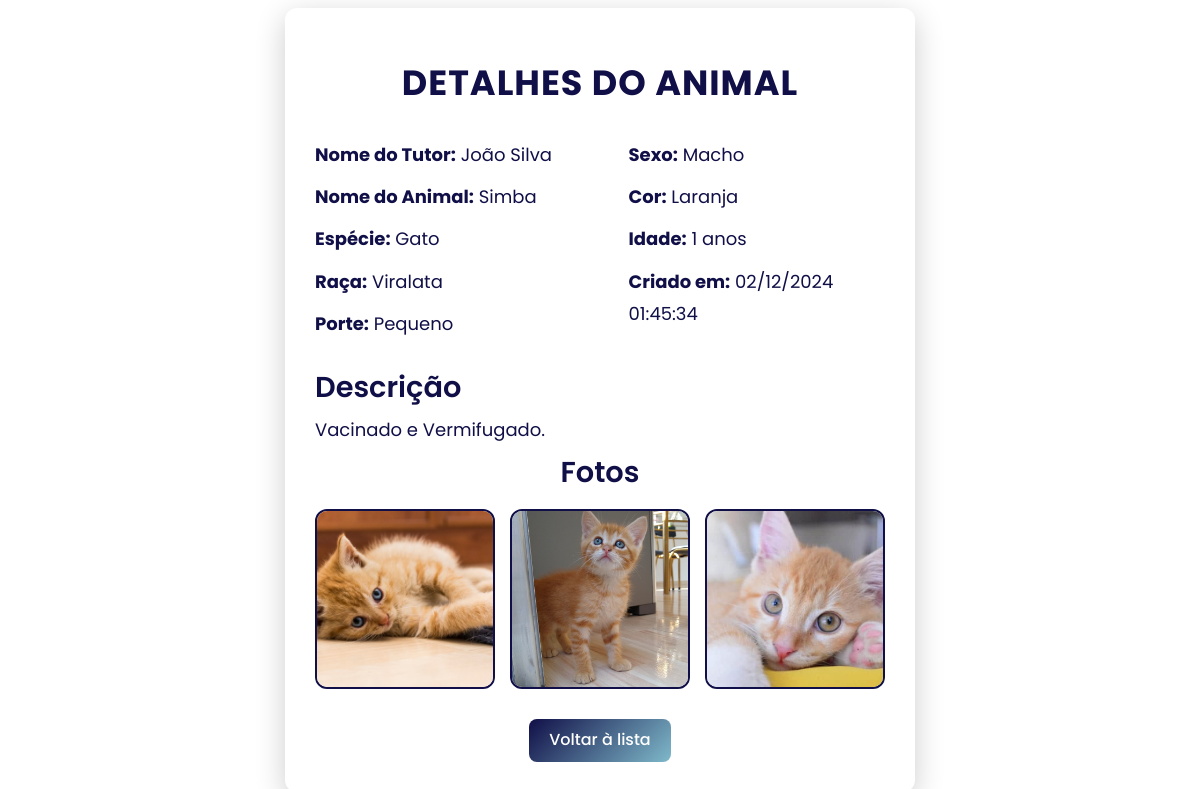
/crud/public/visualizar_pet.php?pet_id=1, run on the app's committed database.
### tables this page shows
CREATE TABLE `pets` (
  `id` int(11) NOT NULL,
  `nome` varchar(100) NOT NULL,
  `especie_id` int(11) NOT NULL,
  `raca` varchar(100) NOT NULL,
  `porte` varchar(50) NOT NULL,
  `sexo` enum('Macho','Fêmea') NOT NULL,
  `cor` varchar(50) NOT NULL,
  `idade` int(11) NOT NULL,
  `descricao` text DEFAULT NULL,
  `foto` text DEFAULT NULL,
  `criado_em` timestamp NOT NULL DEFAULT current_timestamp(),
  `status_id` int(11) DEFAULT 1
);

CREATE TABLE `usuarios` (
  `id` int(11) NOT NULL,
  `nome` varchar(100) NOT NULL,
  `sobrenome` varchar(100) NOT NULL,
  `cpf` varchar(14) NOT NULL,
  `telefone` varchar(15) NOT NULL,
  `email` varchar(100) NOT NULL,
  `senha` varchar(255) NOT NULL,
  `criado_em` timestamp NOT NULL DEFAULT current_timestamp(),
  `perfil_id` int(11) NOT NULL,
  `data_nascimento` date DEFAULT NULL
);

CREATE TABLE `especie` (
  `id` int(11) NOT NULL,
  `nome` varchar(100) DEFAULT NULL
);

### crud/helpers/format_util.php (called while the page is built, shortened)
<?php
function formatDateTime($dateTime) {
    $date = new DateTime($dateTime);
    return $date->format('d/m/Y H:i:s');
}
?>

### crud/public/visualizar_pet.php (the view, shortened to what this page needs)
<?php
require_once '../../crud/helpers/format_util.php';
$database = new DataBase();
$conn = $database->getConnection();
$pet_id = intval($_GET['pet_id']);
$query = "
    SELECT
        pets.id AS pet_id,
        pets.nome AS pet_nome,
        pets.raca,
        pets.porte,
        pets.sexo,
        pets.cor,
        pets.idade,
        pets.descricao,
        pets.criado_em,
        especie.nome AS especie_nome,
        usuarios.nome AS dono_nome,
        usuarios.sobrenome AS dono_sobrenome
    FROM pets
    INNER JOIN especie ON pets.especie_id = especie.id
    INNER JOIN doacoes ON pets.id = doacoes.pet_id
    INNER JOIN usuarios ON doacoes.usuario_id = usuarios.id
    WHERE pets.id = ?
";
$stmt = $conn->prepare($query);
$stmt->bind_param("i", $pet_id);
$stmt->execute();
$result = $stmt->get_result();
$pet = $result->fetch_assoc();
$queryFotos = "SELECT url FROM fotos WHERE pet_id = ?";
$stmtFotos = $conn->prepare($queryFotos);
$stmtFotos->bind_param("i", $pet_id);
$stmtFotos->execute();
$resultFotos = $stmtFotos->get_result();
$fotos = [];
while ($row = $resultFotos->fetch_assoc()) {
    $fotos[] = IMG_BASE_PATH . $row['url'];
}
?>
<!DOCTYPE html>
<html lang="pt-br">
<head>
    <link rel="stylesheet" href="https://cdnjs.cloudflare.com/ajax/libs/normalize/8.0.1/normalize.min.css">
    <link rel="stylesheet" href="https://cdnjs.cloudflare.com/ajax/libs/font-awesome/6.5.0/css/all.min.css">
    <link rel="stylesheet" href="../../css/visualizar_pet.css">
</head>
<body>
<div class="container">
    <div class="pet-details">
        <h1>Detalhes do Animal</h1>
        <div class="details-columns">
            <div class="details-left">
                <p><strong>Nome do Tutor:</strong> <?= htmlspecialchars($pet['dono_nome'] . ' ' . $pet['dono_sobrenome']) ?></p>
                <p><strong>Nome do Animal:</strong> <?= htmlspecialchars($pet['pet_nome']) ?></p>
                <p><strong>Espécie:</strong> <?= htmlspecialchars($pet['especie_nome']) ?></p>
                <p><strong>Raça:</strong> <?= htmlspecialchars($pet['raca']) ?></p>
                <p><strong>Porte:</strong> <?= htmlspecialchars($pet['porte']) ?></p>
            </div>
            <div class="details-right">
                <p><strong>Sexo:</strong> <?= htmlspecialchars($pet['sexo']) ?></p>
                <p><strong>Cor:</strong> <?= htmlspecialchars($pet['cor']) ?></p>
                <p><strong>Idade:</strong> <?= htmlspecialchars($pet['idade']) ?> anos</p>
                <p><strong>Criado em:</strong> <?= htmlspecialchars(formatDateTime($pet['criado_em'])) ?></p>
            </div>
        </div>
        <div class="description">
            <h2>Descrição</h2>
            <p><?= htmlspecialchars($pet['descricao']) ?></p>
        </div>
        <h2>Fotos</h2>
        <div class="pet-photos">
            <?php foreach ($fotos as $foto): ?>
                <img src="<?= htmlspecialchars($foto) ?>" alt="Foto do Pet">
            <?php endforeach; ?>
        </div>
        <a href="../../crud/views/painel_admin.php" class="btn-voltar">Voltar à lista</a>
    </div>
</div>
</body>
</html>

### css/visualizar_pet.css (style rules this page uses)
* { margin: 0; padding: 0; box-sizing: border-box; font-family: "Poppins", sans-serif; }
body { display: flex; justify-content: center; align-items: center; height: 100vh; color: #ffffff; padding: 20px; overflow-x: hidden; max-width: 100vw; }
.pet-details { background-color: #ffffff; padding: 30px; border-radius: 12px; box-shadow: 0 8px 30px rgba(0, 0, 0, 0.2); max-width: 900px; width: 100%; margin: 20px auto; text-align: center; overflow: hidden; animation: fadeIn 1s ease-in-out; box-sizing: border-box; word-wrap: break-word; }
.pet-details h1 { color: #100f47; width: 100%; padding: 15px; text-align: center; font-size: 35px; letter-spacing: 1px; text-transform: uppercase; margin-bottom: 20px; margin-top: 10px; }
.pet-details h2 { color: #100f47; font-size: 1.8rem; font-weight: 600; margin-bottom: 20px; }
.pet-details p { color: #100f47; font-size: 16px; line-height: 1.8; margin-bottom: 20px; text-align: justify; }
.pet-photos { display: flex; flex-wrap: wrap; gap: 15px; justify-content: center; margin-top: 20px; }
.pet-photos img { width: 180px; height: 180px; object-fit: cover; border-radius: 12px; border: 2px solid #100f47; transition: transform 0.4s ease, box-shadow 0.4s ease; max-width: 100%; }
.btn-voltar { display: inline-block; margin-top: 30px; padding: 12px 20px; background: linear-gradient(135deg, #100f47, #7fb9ca); color: #ffffff; font-size: 16px; font-weight: 500; text-decoration: none; border-radius: 8px; transition: transform 0.3s ease, box-shadow 0.3s ease; }
.details-columns { display: flex; justify-content: space-between; gap: 20px; margin-bottom: 20px; flex-wrap: wrap; }
.details-left, .details-right { flex: 1; max-width: 45%; min-width: 200px; }
.details-left p, .details-right p { color: #100f47; font-size: 18px; line-height: 1.8; margin-bottom: 10px; text-align: left; }
.description { margin-top: 20px; text-align: justify; }
.description h2 { color: #100f47; font-size: 1.8rem; font-weight: 600; margin-bottom: 10px; }
.description p { color: #100f47; font-size: 18px; line-height: 1.8; margin-bottom: 10px; }

### data on the page
pets: usuarios.nome+sobrenome "João Silva", nome "Simba", especie.nome "Gato", raca "Viralata", porte "Pequeno", sexo "Macho", cor "Laranja", idade "1", criado_em "02/12/2024 01:45:34", descricao "Vacinado e Vermifugado."
